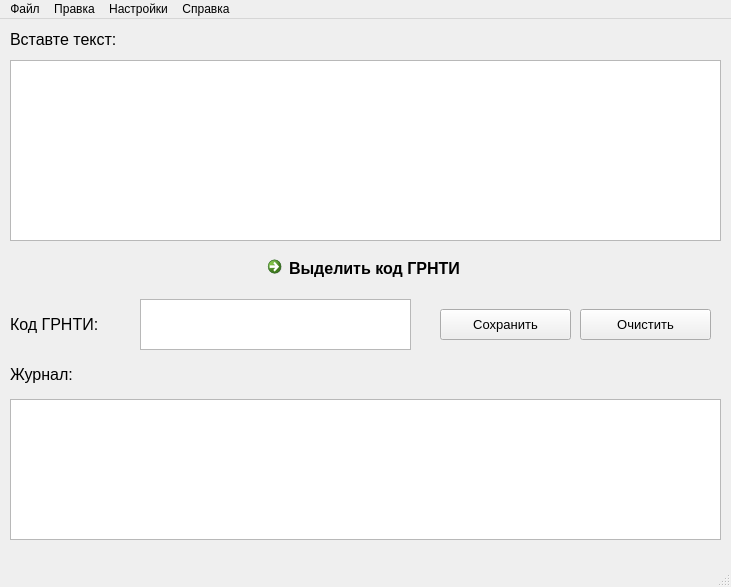
<?xml version="1.0" encoding="UTF-8"?>
<ui version="4.0">
 <class>MainWindow</class>
 <widget class="QMainWindow" name="MainWindow">
  <property name="geometry">
   <rect>
    <x>0</x>
    <y>0</y>
    <width>731</width>
    <height>587</height>
   </rect>
  </property>
  <property name="windowTitle">
   <string>Программа по подбору кода ГРНТИ</string>
  </property>
  <widget class="QWidget" name="centralwidget">
   <widget class="QTextBrowser" name="textBrowser">
    <property name="geometry">
     <rect>
      <x>10</x>
      <y>380</y>
      <width>711</width>
      <height>141</height>
     </rect>
    </property>
   </widget>
   <widget class="QLabel" name="label">
    <property name="geometry">
     <rect>
      <x>10</x>
      <y>10</y>
      <width>141</width>
      <height>21</height>
     </rect>
    </property>
    <property name="font">
     <font>
      <pointsize>12</pointsize>
     </font>
    </property>
    <property name="text">
     <string>Вставте текст: </string>
    </property>
   </widget>
   <widget class="QTextEdit" name="textEdit">
    <property name="geometry">
     <rect>
      <x>10</x>
      <y>41</y>
      <width>711</width>
      <height>181</height>
     </rect>
    </property>
   </widget>
   <widget class="QTextBrowser" name="textBrowser_2">
    <property name="geometry">
     <rect>
      <x>140</x>
      <y>280</y>
      <width>271</width>
      <height>51</height>
     </rect>
    </property>
   </widget>
   <widget class="QLabel" name="label_2">
    <property name="geometry">
     <rect>
      <x>10</x>
      <y>340</y>
      <width>141</width>
      <height>31</height>
     </rect>
    </property>
    <property name="font">
     <font>
      <pointsize>12</pointsize>
     </font>
    </property>
    <property name="text">
     <string>Журнал:</string>
    </property>
   </widget>
   <widget class="QPushButton" name="pushButton">
    <property name="geometry">
     <rect>
      <x>440</x>
      <y>290</y>
      <width>131</width>
      <height>31</height>
     </rect>
    </property>
    <property name="font">
     <font>
      <pointsize>10</pointsize>
     </font>
    </property>
    <property name="text">
     <string>Сохранить</string>
    </property>
   </widget>
   <widget class="QCommandLinkButton" name="commandLinkButton">
    <property name="geometry">
     <rect>
      <x>260</x>
      <y>230</y>
      <width>241</width>
      <height>41</height>
     </rect>
    </property>
    <property name="font">
     <font>
      <family>Segoe UI</family>
      <pointsize>12</pointsize>
     </font>
    </property>
    <property name="text">
     <string>Выделить код ГРНТИ</string>
    </property>
   </widget>
   <widget class="QLabel" name="label_3">
    <property name="geometry">
     <rect>
      <x>10</x>
      <y>290</y>
      <width>111</width>
      <height>31</height>
     </rect>
    </property>
    <property name="font">
     <font>
      <pointsize>12</pointsize>
     </font>
    </property>
    <property name="text">
     <string>Код ГРНТИ:</string>
    </property>
   </widget>
   <widget class="QPushButton" name="pushButton_2">
    <property name="geometry">
     <rect>
      <x>580</x>
      <y>290</y>
      <width>131</width>
      <height>31</height>
     </rect>
    </property>
    <property name="font">
     <font>
      <pointsize>10</pointsize>
     </font>
    </property>
    <property name="text">
     <string>Очистить</string>
    </property>
   </widget>
  </widget>
  <widget class="QMenuBar" name="menubar">
   <property name="geometry">
    <rect>
     <x>0</x>
     <y>0</y>
     <width>731</width>
     <height>26</height>
    </rect>
   </property>
   <widget class="QMenu" name="menu">
    <property name="title">
     <string>Файл</string>
    </property>
    <addaction name="action"/>
    <addaction name="action_2"/>
   </widget>
   <widget class="QMenu" name="menu_2">
    <property name="title">
     <string>Правка</string>
    </property>
    <addaction name="action_3"/>
    <addaction name="action_4"/>
    <addaction name="separator"/>
    <addaction name="action_10"/>
    <addaction name="separator"/>
    <addaction name="action_12"/>
    <addaction name="action_13"/>
    <addaction name="action_14"/>
   </widget>
   <widget class="QMenu" name="menu_3">
    <property name="title">
     <string>Настройки</string>
    </property>
   </widget>
   <widget class="QMenu" name="menu_4">
    <property name="title">
     <string>Справка</string>
    </property>
    <addaction name="action_15"/>
    <addaction name="separator"/>
    <addaction name="action_17"/>
   </widget>
   <addaction name="menu"/>
   <addaction name="menu_2"/>
   <addaction name="menu_3"/>
   <addaction name="menu_4"/>
  </widget>
  <widget class="QStatusBar" name="statusbar"/>
  <action name="action">
   <property name="text">
    <string>Открыть файл</string>
   </property>
  </action>
  <action name="action_2">
   <property name="text">
    <string>Сохранить отчет</string>
   </property>
  </action>
  <action name="action_3">
   <property name="text">
    <string>Отменить ввод</string>
   </property>
  </action>
  <action name="action_4">
   <property name="text">
    <string>Повторить ввод</string>
   </property>
  </action>
  <action name="action_5">
   <property name="text">
    <string>Очистить</string>
   </property>
  </action>
  <action name="action_6">
   <property name="text">
    <string>Вырезать</string>
   </property>
  </action>
  <action name="action_7">
   <property name="text">
    <string>Копировать</string>
   </property>
  </action>
  <action name="action_8">
   <property name="text">
    <string>Вставить</string>
   </property>
  </action>
  <action name="action_10">
   <property name="text">
    <string>Очистить</string>
   </property>
  </action>
  <action name="action_12">
   <property name="text">
    <string>Вырезать</string>
   </property>
  </action>
  <action name="action_13">
   <property name="text">
    <string>Копировать</string>
   </property>
  </action>
  <action name="action_14">
   <property name="text">
    <string>Вставить</string>
   </property>
  </action>
  <action name="action_15">
   <property name="text">
    <string>Помощь</string>
   </property>
  </action>
  <action name="action_17">
   <property name="text">
    <string>О программе</string>
   </property>
  </action>
 </widget>
 <resources/>
 <connections/>
</ui>
